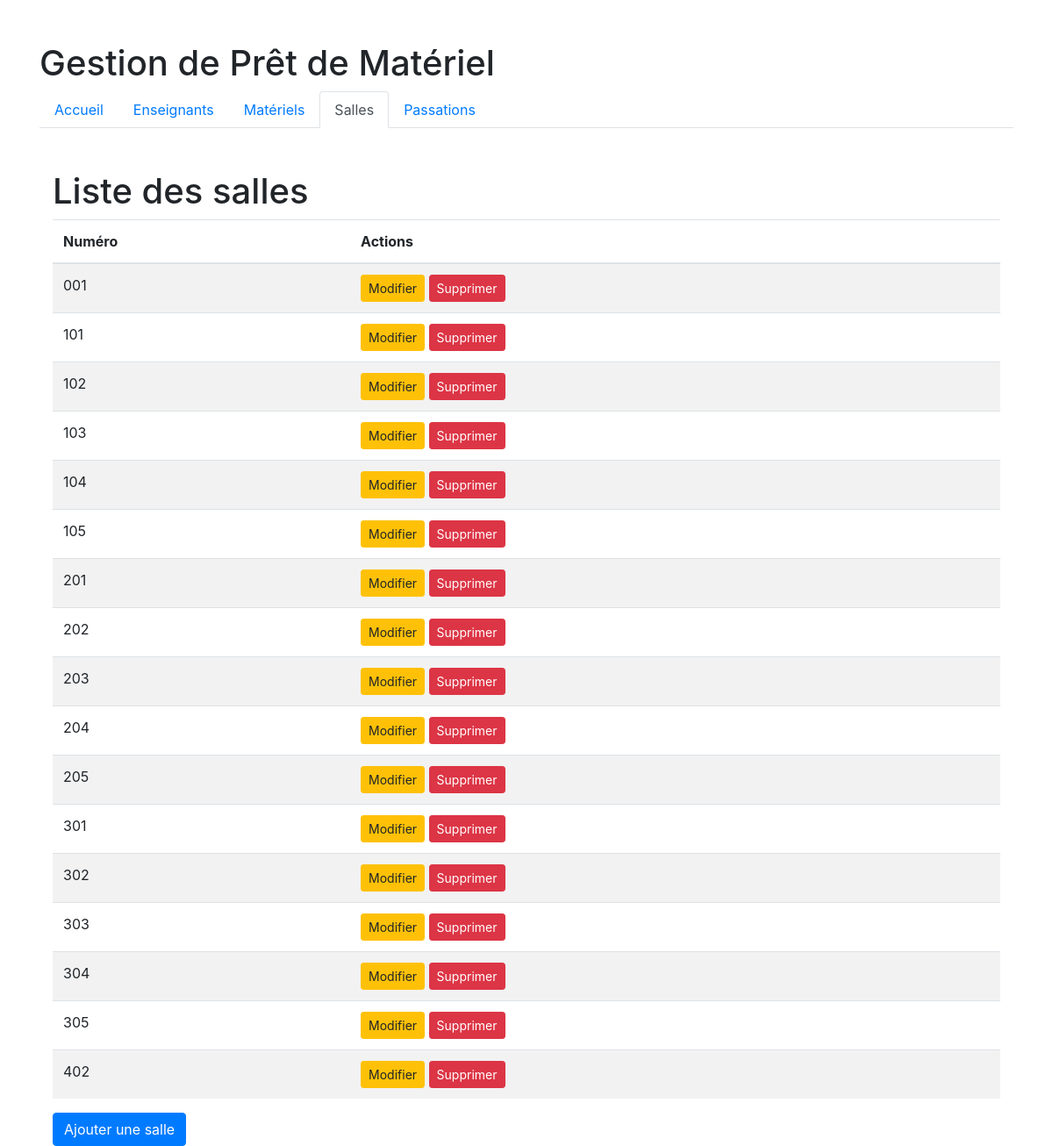
The app's page /liste_salles/ with its own data.
### GestionMateriel/models.py (models this page shows, shortened)
class Salle(models.Model):
    numero = models.CharField(max_length=10)

### GestionMateriel/views.py (the view)
# urls.py: path('liste_salles/', views.liste_salles, name='liste_salles'),
def liste_salles(request):
    salles = Salle.objects.all()
    return render(request, 'liste_salles.html', {'salles': salles})

### templates/liste_salles.html (shortened to what this page needs)
{% extends 'base.html' %}
{% block salles_active %}active{% endblock %}
{% block content %}
    <div class="container mt-5">
        <h1>Liste des salles</h1>
        <table class="table table-striped">
            <thead>
                <tr>
                    <th>Numéro</th>
                    <th>Actions</th>
                </tr>
            </thead>
            <tbody>
                {% for salle in salles %}
                    <tr>
                        <td>{{ salle.numero }}</td>
                        <td>
                            <a href="{% url 'modifier_salle' salle.id %}" class="btn btn-sm btn-warning">Modifier</a>
                            <a href="{% url 'supprimer_salle' salle.id %}" class="btn btn-sm btn-danger">Supprimer</a>
                        </td>
                    </tr>
                {% empty %}
                    <tr>
                        <td colspan="2">Aucune salle enregistrée.</td>
                    </tr>
                {% endfor %}
            </tbody>
        </table>
        <div class="mt-3">
            <a href="{% url 'ajouter_salle' %}" class="btn btn-primary">Ajouter une salle</a>
        </div>
    </div>
{% endblock %}

### records on screen
Salle: numero "001"
Salle: numero "101"
Salle: numero "102"
Salle: numero "103"
Salle: numero "104"
Salle: numero "105"
Salle: numero "201"
Salle: numero "202"
Salle: numero "203"
Salle: numero "204"
Salle: numero "205"
Salle: numero "301"
Salle: numero "302"
Salle: numero "303"
Salle: numero "304"
Salle: numero "305"
Salle: numero "402"
